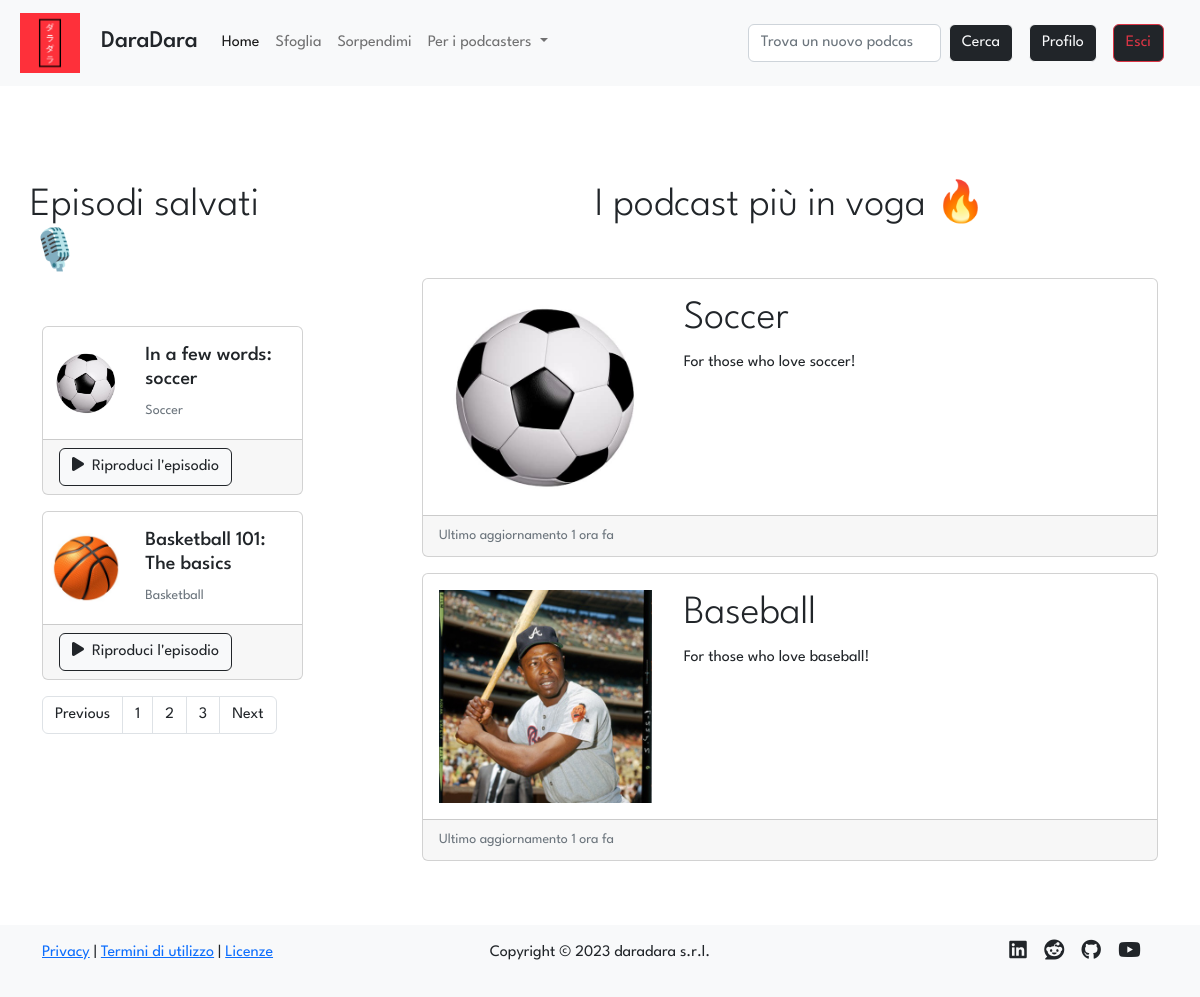
The page / (signed in) on the database its author committed.
### tables this page shows
CREATE TABLE "episodes" (
	"id"	INTEGER NOT NULL UNIQUE,
	"title"	TEXT NOT NULL,
	"description"	TEXT NOT NULL,
	"audio"	TEXT NOT NULL,
	"timestamp"	TEXT NOT NULL,
	"id_podcast"	INTEGER NOT NULL,
	FOREIGN KEY("id_podcast") REFERENCES "podcasts"("id"),
	PRIMARY KEY("id" AUTOINCREMENT)
);

CREATE TABLE "podcasts" (
	"id"	INTEGER NOT NULL UNIQUE,
	"title"	TEXT NOT NULL UNIQUE,
	"desc"	TEXT NOT NULL,
	"img"	TEXT NOT NULL,
	"id_user"	INTEGER NOT NULL,
	FOREIGN KEY("id_user") REFERENCES "users"("id"),
	PRIMARY KEY("id" AUTOINCREMENT)
);

### app.py (the view)
@app.route('/')
def index():
    if current_user.is_authenticated: # type: ignore
        saves = dao.get_saves_join_episodes_podcasts(current_user.id) # type: ignore
    else:
        saves = []
    onfire = dao.get_podcasts_onfire(number_of_podcasts=3)
    onfire = add_days_ago(onfire)
    app.logger.info(onfire)
    return render_template('index.html', saves=saves, onfire = onfire)

### app.py (called while the page is built)
@login_manager.user_loader
def load_user(user_id):
    return User(dao.get_user(user_id))

### data/dao.py (called while the page is built)
def get_saves_join_episodes_podcasts(id_user):
    conn, cursor = connect()
    saves = False
    try:
        sql = 'SELECT podcasts.id AS "id", episodes.id AS "ep_id", episodes.title AS "title", episodes.description "desc", podcasts.img AS "img", podcasts.title AS "podcast_title" FROM saves, episodes, podcasts WHERE saves.id_ep = episodes.id AND episodes.id_podcast = podcasts.id AND saves.id_user = ?'
        cursor.execute(sql, (id_user,))
        saves = cursor.fetchall()
    except Exception as e:
        print(e)
    close(conn, cursor)
    return saves

def get_user(id):
    conn, cursor = connect()
    user = False
    try:
        sql = 'SELECT * FROM users WHERE id = ?'
        cursor.execute(sql, (id,))
        user = cursor.fetchone()
    except Exception as e:
        print(e)
    close(conn, cursor)
    return user

def get_podcasts_onfire(number_of_podcasts=5):
    conn, cursor = connect()
    podcasts = []
    try:
        sql = 'SELECT podcasts.id, COUNT(follows.id_user) AS "n_follows", last_update, podcasts.title, podcasts.desc, podcasts.img FROM podcasts, follows, (SELECT podcasts.id AS "id_podcast_lu", MAX(timestamp) AS "last_update" FROM podcasts, episodes WHERE podcasts.id = episodes.id_podcast GROUP BY podcasts.id) AS "last_updates"WHERE podcasts.id = follows.id_podcast AND last_updates.id_podcast_lu = podcasts.id GROUP BY podcasts.id ORDER BY n_follows DESC'
        cursor.execute(sql)
        podcasts = cursor.fetchmany(size=number_of_podcasts)
    except Exception as e:
        print(e)
    close(conn, cursor)
    return podcasts

def connect():
    conn = sqlite3.connect(PATH)
    conn.row_factory = sqlite3.Row
    cursor = conn.cursor()
    return conn, cursor

def close(conn, cursor):
    cursor.close()
    conn.close()

### utils/utils.py (called while the page is built)
def to_dict(row: sqlite3.Row):
    data = dict(row) # Convert the sqlite3.Row object to a dictionary
    data = {key: data[key] for key in row.keys()} # Make the keys of the dictionary mutable
    return data

def add_days_ago(podcasts: list) -> list:
    output = []
    for podcast in podcasts:
        podcast = to_dict(podcast)
        last_update = podcast['last_update']
        if last_update:
            podcast['last_update'] = days_ago(last_update)
        output.append(podcast)
    return output

### templates/index.html (shortened to what this page needs)
{% extends 'layout.html' %}
{% block homeActive %}active{% endblock %}
{% block content %}
<div class="row">
    <aside class="col-12 col-lg-3">
        <div class="row d-flex justify-content-center display-6 my-4 my-lg-5">Episodi salvati 🎙️</div>
        {% if current_user.is_authenticated %}
        {% if saves|length %}
            {% for save in saves[:5] %}
            <div class="row card mb-3 mx-2 mx-lg-0">
                <div class="row g-0">
                    <div class="col-2 col-lg-4 d-flex justify-content-around align-items-center">
                        <a href="{{url_for('episode', id_pod=save.id, id_ep=save.ep_id)}}">
                        <img class="card-img img-fluid p-1 p-lg-2" src="{{url_for('static', filename='uploads/images/covers/{0}{1}'.format(save.id, save.img))}}" class="card-img-left img-fluid h-100 w-100 d-block mx-auto" alt='podcast "{{save.title}}" image'>
                        </a>
                    </div>
                    <div class="col-10 col-lg-8">
                        <div class="card-body">
                            <a href="{{url_for('episode', id_pod=save.id, id_ep=save.ep_id)}}"><h5 class="card-title">{{ save.title }}</h5></a>
                            <a href="{{url_for('podcast', id=save.id)}}"><p class="card-text"><small class="text-muted">{{save.podcast_title}}</small></p></a>
                        </div>
                    </div>
                    <div class="card-footer d-flex justify-content-center justify-content-lg-start">
                        <a href="{{url_for('episode', id_pod=save.id, id_ep=save.ep_id)}}#player" class="btn btn-light btn-outline-dark"><i class="fa-solid fa-play me-2"></i>Riproduci l'episodio</a>
                    </div>
                </div>
            </div>
            {% endfor %}
            <nav aria-label="Page navigation example">
                <ul class="pagination">
                <li class="page-item"><a class="page-link" href="#">Previous</a></li>
                <li class="page-item"><a class="page-link" href="#">1</a></li>
                <li class="page-item"><a class="page-link" href="#">2</a></li>
                <li class="page-item"><a class="page-link" href="#">3</a></li>
                <li class="page-item"><a class="page-link" href="#">Next</a></li>
                </ul>
            </nav>
        {% endif %}
        {% endif %}
    </aside>
    <main class="col-12 col-lg offset-lg-1">
        <div class="row d-flex justify-content-center display-6 my-4 my-lg-5">I podcast più in voga 🔥</div>
        {% for podcast in onfire %}
        <a href="{{url_for('podcast', id=podcast.id)}}">
        <div class="row card mb-3 mx-2 mx-lg-0">
            <div class="row g-0">
                <div class="col-2 col-lg-4 d-flex justify-content-around align-items-center">
                    <img class="card-img img-fluid p-1 p-lg-3" src="{{url_for('static', filename='uploads/images/covers/{0}{1}'.format(podcast.id, podcast.img))}}" class="card-img-left img-fluid h-100 w-100 d-block mx-auto" alt="podcast {{i}} image">
                </div>
                <div class="col-10 col-lg-8">
                    <div class="card-body">
                        <p class="card-title display-6">{{ podcast.title }}</p>
                        <p class="card-text">{{podcast.desc}}</p>
                    </div>
                </div>
                <div class="card-footer">
                {% if podcast.last_update %}
                    <p class="card-text"><small class="text-muted">Ultimo aggiornamento {{podcast.last_update}}</small></p>
                {% else %}
                    <p class="card-text"><small class="text-muted">Nessun episodio pubblicato</small></p>
                {% endif %}
                </div>
            </div>
        </div>
        </a>
        {% endfor %}
    </main>
</div>
{% endblock %}

### static/stylesheets/layout.css (style rules this page uses)
* { font-family: 'League Spartan', sans-serif; }
a:not(.stock-a, .nav-link) { color: inherit; text-decoration: none; }

### rows shown on the page
episodes: img (picture), title "In a few words: soccer", podcast_title "Soccer"
episodes: img (picture), title "Basketball 101: The basics", podcast_title "Basketball"
podcasts: id+img (picture), title "Soccer", desc "For those who love soccer!", last_update "1 ora fa"
podcasts: id+img (picture), title "Baseball", desc "For those who love baseball!", last_update "1 ora fa"
